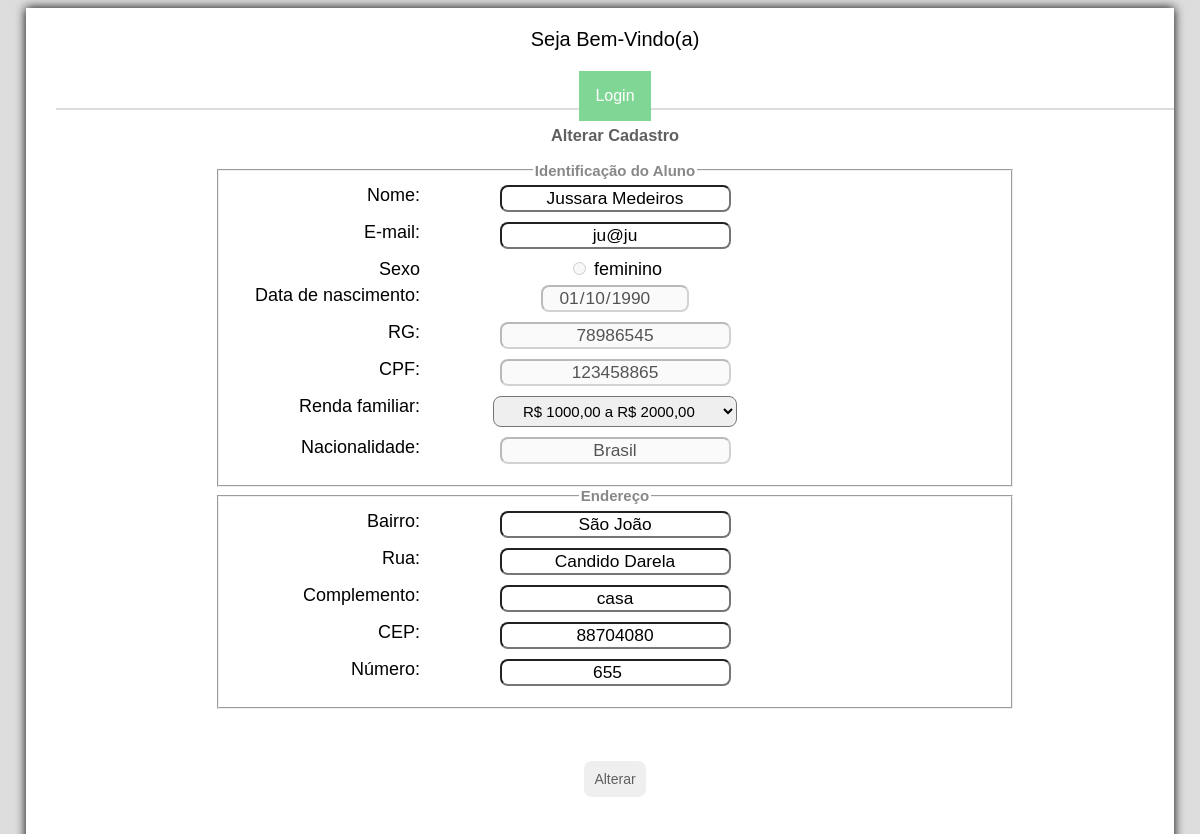
Screenshot of /aluno/form_alterar.php?id=1 with the database file from the repository.
### tables this page shows
create table aluno(
	id integer primary key auto_increment,
        nome varchar(100),
        email varchar(100) unique,
        sexo char(9),
        dataN date,
        rg varchar(10) unique,
        cpf varchar(15) unique,
        nacionalidade varchar(50),
        bairro varchar(100),
        rua varchar(100),
        complemento varchar(100),
        cep varchar(100),
        numero integer,
        usuario_id integer references usuario(id),
        renda_id integer references renda(id)
        
);

### aluno/form_alterar.php (the view, shortened to what this page needs)
<!DOCTYPE html>
<html>
    <head>
        <link href="../css/estilo.css" rel="stylesheet">
        <link href="../css/form.css" rel="stylesheet">
    </head>
    <body>
        <div id="interface">
            <?php
            include '../cabecalho.php';
            $id = $_GET['id'];
            include '../bd/conectar.php';
            $sql_aluno = "select * from aluno where id = $id";
            $resultado_aluno = mysqli_query($conexao, $sql_aluno);
            $linha_aluno = mysqli_fetch_array($resultado_aluno);
            ?>
            <h3 id="cadastro">Alterar Cadastro</h3>
            <form method="post" action="alterar.php">
                <fieldset id="usuario"><legend>Identificação do Aluno</legend>
                    <label>Nome: </label>
                    <input type="text" required="" name="nome" value="<?= $linha_aluno['nome'] ?>"><br>
                    <label>E-mail: </label>
                    <input type="email" required="" name="email" value="<?= $linha_aluno['email'] ?>"><br>
                    <label>Sexo</label>
                    <input type="radio" disabled="" name="sexo" value="<?= $linha_aluno['id'] ?>"> <?= $linha_aluno['sexo'] ?><br>
                    <label>Data de nascimento: </label>
                    <input type="date" disabled="" name="dataN" value="<?= $linha_aluno['dataN'] ?>"><br>
                    <label> RG: </label>
                    <input type="text" disabled="" name="rg" value="<?= $linha_aluno['rg'] ?>"><br>
                    <label>CPF:</label>
                    <input type="text" disabled="" name="cpf" value="<?= $linha_aluno['cpf'] ?>"><br>
                    <?php
                    $sql_renda = "select id, valor from renda order by id";
                    $retorno_renda = mysqli_query($conexao, $sql_renda);
                    ?>
                    <label>Renda familiar: </label> <select required="" name="renda_id">
                        <?php
                        while ($linha_renda = mysqli_fetch_array($retorno_renda)) {
                            $selecionado = '';
                            if ($linha_renda['id'] == $linha_aluno['renda_id']) {
                                $selecionado = 'selected';
                            }
                            ?>
                            <option <?= $selecionado ?> value="<?= $linha_renda['id'] ?>"><?= $linha_renda['valor'] ?></option>
                            <?php
                        }
                        ?>
                    </select> <br>
                    <label> Nacionalidade: </label>
                    <input type="text" disabled="" name="nacionalidade" value="<?= $linha_aluno['nacionalidade'] ?>"><br>
                </fieldset>
                <fieldset>
                    <legend>Endereço</legend>
                    <label>Bairro:</label>
                    <input type="text" required="" name="bairro" value="<?= $linha_aluno['bairro'] ?>"><br>
                    <label>Rua:</label>
                    <input type="text" required="" name="rua" value="<?= $linha_aluno['rua'] ?>"><br>
                    <label> Complemento:</label>
                    <input type="text" required="" name="complemento" value="<?= $linha_aluno['complemento'] ?>"><br>
                    <label> CEP:</label>
                    <input type="text" required="" name="cep" value="<?= $linha_aluno['cep'] ?>"><br>
                    <label>Número:</label>
                    <input type="number" required="" name="numero" value="<?= $linha_aluno['numero'] ?>"><br>
                </fieldset><br><br>
                <input class="btn" type="submit" value="Alterar">
            </form>
        </div>
        <?php
        require_once '../rodape.php';
        ?>

### css/estilo.css (style rules this page uses)
body { background-color: #dddddd; color: rgba(0,0,0,1); font-family: arial; font-size: 14px; }
div#interface { background-color: white; width: 1118px; margin: 0px auto 10px auto; box-shadow: 0px 0px 10px; padding: 0px 0px 50px 30px; }
h3#cadastro { text-align: center; color: #606060; }
.btn { font-family: arial; font-size: 14px; border: none; padding: 10px; cursor: pointer; color: #606060; margin-top: 10px; }
input { border-radius: 8px; text-align: center; margin-bottom: 10px; }
select { border-radius: 8px; margin-bottom: 10px; }
form { text-align: center; font-size: 18px; }

### css/form.css (style rules this page uses)
label { position: absolute; right: 810px; }
form { width: 800px; margin: auto; background-color:white; }
input, textArea { font-family: sans-serif; font-weight: normal; font-size: 13pt; }
legend { color: #888888; font-weight: bold; font-size: 15px; font-family: sans-serif; }
select { font-size: 15px; padding: 5px 25px 5px 25px; }
label { position: absolute; right:780px; }

### cabecalho.php (style rules this page uses)
body { font-family: arial; }
h3 { text-align: center; }

### rows the page displays
aluno: nome "Jussara Medeiros", email "ju@ju", sexo "feminino", dataN "01/10/1990", rg "78986545", cpf "123458865", nacionalidade "Brasil", bairro "São João", rua "Candido Darela", complemento "casa", cep "88704080", numero "655"

### other values shown
form field renda_id "R$ 1000,00 a R$ 2000,00"
